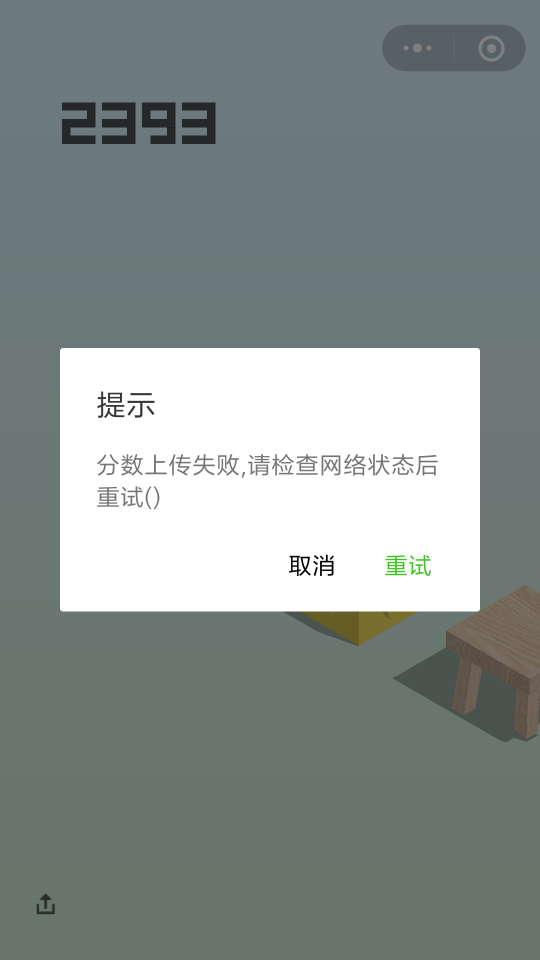
//> input picture AndroidJump/autojump.png, 1080 x 1920 px (shown at 1/2 size)
$ ./main   (built with g++ and OpenCV 4)
//> lines starting //> are read from the running program, lines starting //| are printed output that depends on the picture; after the words box and inside, x2 and y2 are one past the last pixel; in counts of white or black regions, pixels touching at a corner belong together
#include <iostream>
#include <cstdlib>
#include <opencv2\opencv.hpp>
#include <Windows.h>

using namespace std;
using namespace cv;

int main()
{
	while(true)
	{
		system("Adb\\adb shell screencap -p /sdcard/autojump.png");
		system("Adb\\adb pull /sdcard/autojump.png .");
		Mat src = imread("autojump.png");
//> src is the input picture: 1920 rows x 1080 cols, CV_8UC3; mean B, G, R 142.6, 145.4, 135.8
		Mat tpSrc = imread("template.bmp");
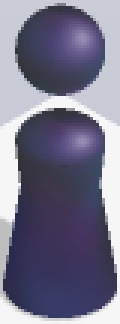
//> input picture AndroidJump2/template.bmp, 40 x 108 px (shown 3 times larger)
//> tpSrc is the input picture: 108 rows x 40 cols, CV_8UC3; mean B, G, R 139.3, 117.1, 118.7

		Mat rs_src;
		resize(src, rs_src, Size(src.cols / 2, src.rows / 2));
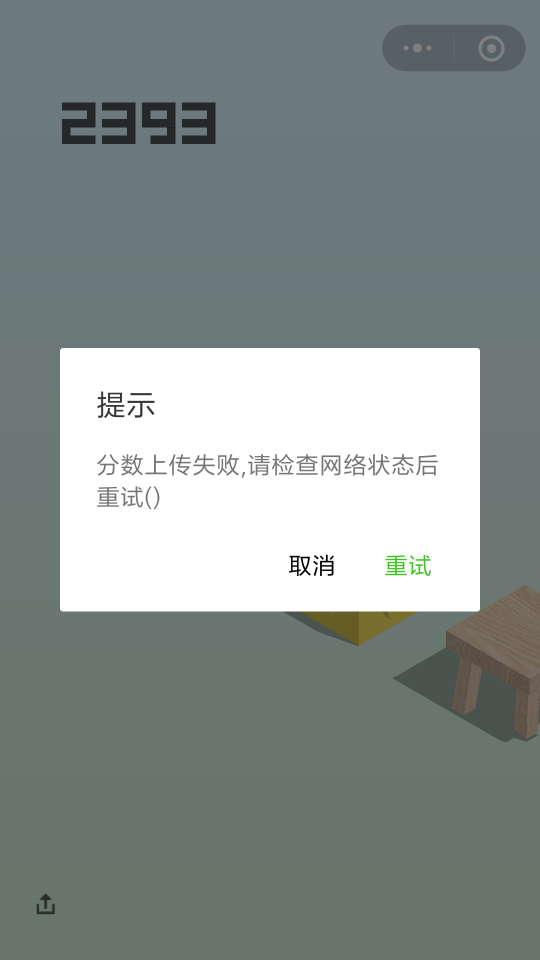
//> rs_src: 960 rows x 540 cols, CV_8UC3; mean B, G, R 142.6, 145.5, 135.8

		Mat res;
		matchTemplate(rs_src, tpSrc, res, CV_TM_CCOEFF_NORMED);
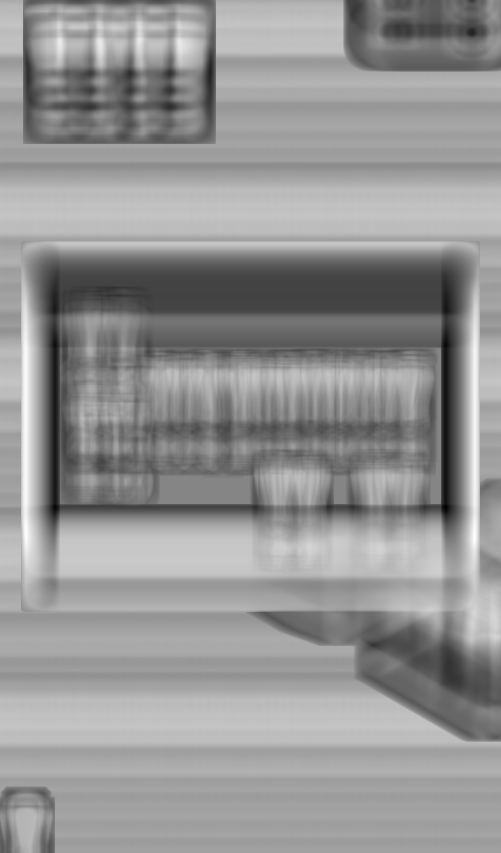
//> res: 853 rows x 501 cols, CV_32FC1; min -0.477, max 0.433, mean 0.0538; drawn with min black and max white

		double minVal, maxVal;
		Point minLoc, maxLoc, matchLoc;
		minMaxLoc(res, &minVal, &maxVal, &minLoc, &maxLoc, Mat() );
//> minVal = -0.477; maxVal = 0.433; minLoc = Point(445, 507); maxLoc = Point(474, 537)

		matchLoc = maxLoc;
//> matchLoc = Point(474, 537)

		int center_x = rs_src.cols / 2 + 11;
//> center_x = 281
		int center_y = rs_src.rows / 2 + 10;
//> center_y = 490

		int human_x = matchLoc.x + tpSrc.cols / 2;
//> human_x = 494
		int human_y = matchLoc.y + tpSrc.rows / 2 + 42;
//> human_y = 633

		Mat result = rs_src.clone();
		result.at<Vec3b>(center_y, center_x)[0] = 0;
//> result: 960 rows x 540 cols, CV_8UC3; 1 pixels changed, all inside (x1, y1, x2, y2) = (281, 490, 282, 491)
		result.at<Vec3b>(center_y, center_x)[1] = 0;
//> result: 960 rows x 540 cols, CV_8UC3; mean B, G, R 142.6, 145.5, 135.8
		result.at<Vec3b>(center_y, center_x)[2] = 0;
//> result: 960 rows x 540 cols, CV_8UC3; mean B, G, R 142.6, 145.5, 135.8

		result.at<Vec3b>(human_y, human_x)[0] = 255;
//> result: 960 rows x 540 cols, CV_8UC3; mean B, G, R 142.6, 145.5, 135.8
		result.at<Vec3b>(human_y, human_x)[1] = 255;
//> result: 960 rows x 540 cols, CV_8UC3; mean B, G, R 142.6, 145.5, 135.8
		result.at<Vec3b>(human_y, human_x)[2] = 255;
//> result: 960 rows x 540 cols, CV_8UC3; mean B, G, R 142.6, 145.5, 135.8

		result.at<Vec3b>(center_y * 2 - human_y, center_x * 2 - human_x)[0] = 0;
//> result: 960 rows x 540 cols, CV_8UC3; mean B, G, R 142.6, 145.5, 135.8
		result.at<Vec3b>(center_y * 2 - human_y, center_x * 2 - human_x)[1] = 255;
//> result: 960 rows x 540 cols, CV_8UC3; mean B, G, R 142.6, 145.5, 135.8
		result.at<Vec3b>(center_y * 2 - human_y, center_x * 2 - human_x)[2] = 255;
//> result: 960 rows x 540 cols, CV_8UC3; mean B, G, R 142.6, 145.5, 135.8

		//cout << center_x << ", " << center_y << " # " << human_x << ", " << human_y << endl;

		double x0 = center_x;
//> x0 = 281
		double y0 = center_y;
//> y0 = 490

		double x1 = human_x;
//> x1 = 494
		double y1 = human_y;
//> y1 = 633

		double k1 = -0.5773;
		double k2 = 0.5773;

		if(x0 < x1)
		{
			k1 = 0.5773;
			k2 = -0.5773;
		}

		double b1 = y0 - k1 * x0;
//> b1 = 327.8
		double b2 = y1 - k2 * x1;
//> b2 = 918.2

		double xc = (b2 - b1) / (k1 - k2);
//> xc = 511.4
		double yc = k1 * xc + b1;
//> yc = 623

		result.at<Vec3b>(yc, xc)[0] = 0;
//> result: 960 rows x 540 cols, CV_8UC3; mean B, G, R 142.6, 145.5, 135.8
		result.at<Vec3b>(yc, xc)[1] = 0;
//> result: 960 rows x 540 cols, CV_8UC3; mean B, G, R 142.6, 145.5, 135.8
		result.at<Vec3b>(yc, xc)[2] = 255;
//> result: 960 rows x 540 cols, CV_8UC3; mean B, G, R 142.6, 145.5, 135.8

		imshow("Result", result);
		imwrite("result.bmp", result);
		waitKey(0);

		double dis = pow(double(center_x - human_x), 2)
			+ pow(double(center_y - human_y), 2);
//> dis = 65818
		dis = sqrt(dis);
//> dis = 256.6

		int lastTime = 5.5 * dis;
//> lastTime = 1411

		char cmd[100] = "Adb\\adb shell input swipe 320 410 320 410 ";
		char strLast[10] = "";
		itoa(lastTime, strLast, 10);
//> strLast = "1411"
		strcat(cmd, strLast);
		//system(cmd);

		Sleep(4000);
	}
	return 0;
}
